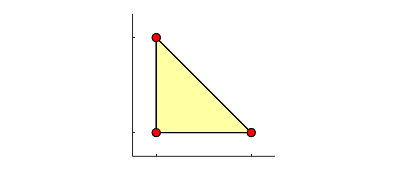

The MATLAB source for this figure:
clc; clear all; close all;
addpath('../');

add = .5;
lineWidth = 1.5;
faceAlpha = .2;
mrkSzBig = 20;
mrkSzSml = 10;
cut = 4;
addTxt = .25;
azel = [-30,-15];

fN = 7;

switch fN
    case 1
        xMax = 1.2; yMax = 1;
        G = cartGrid([1,1], [xMax, yMax]);
        G = computeGeometry(G);

        plotGrid(G, 'facealpha', faceAlpha)
        set(gcf, 'defaulttextinterpreter','latex');
        
        set(gca,'XTick',[0 xMax] );
        set(gca,'XTickLabel',{'', ''} )
        set(gca,'YTick',[0 yMax] );
        set(gca,'YTickLabel',{'', ''} )
        axis([-xMax*.2 xMax*1.2 -yMax*.2 yMax*1.2]) 
%         my_xticklabels([0,xMax], {'$-h_x$' '$h_x$'}, .0, -.07)
%         my_yticklabels([0,yMax], {'$-h_y$' '$h_y$'}, .04, -.1)
        axis equal
        
%         xlabel('$x$'); ylabel('$y$');
        
        ps = get(gcf, 'Position');
        ratio = (ps(4)-ps(2)) / (ps(3)-ps(1));
        paperWidth = 10;
        paperHeight = paperWidth*ratio - cut;
        set(gcf, 'paperunits', 'centimeters');
        set(gcf, 'papersize', [paperWidth paperHeight]);
        set(gcf, 'PaperPosition', [0    0   paperWidth paperHeight]);

        print(gcf, '-dpdf', '../../tex/thesis/fig/Example1.pdf');
        
    case 2
        xMax = 1.2; yMax = 1; zMax = 1.5;
        G = cartGrid([1,1,1], [xMax, yMax, zMax]);
        G = computeGeometry(G);

        plotGrid(G, 'facealpha', faceAlpha)
        set(gcf, 'defaulttextinterpreter','latex');
        
%         set(gca,'XTick',[0 xMax] );
%         set(gca,'XTickLabel',{'', ''} )
%         set(gca,'YTick',[0 yMax] );
%         set(gca,'YTickLabel',{'', ''} )
%         set(gca,'ZTick',[0 zMax] );
%         set(gca,'ZTickLabel',{'', ''} )
%         set(gca, 'FontName', 'Times-Roman', 'FontAngle', 'Oblique')
        axis equal
        axis([-xMax*.2 xMax*1.2 -yMax*.2 yMax*1.2 -zMax*.2 zMax*1.2]) 
        
%         xlabel('$x$'); ylabel('$y$'); zlabel('$z$');
        
        view(azel)
%         
%         ps = get(gcf, 'Position');
%         ratio = (ps(4)-ps(2)) / (ps(3)-ps(1));
%         paperWidth = 10;
%         paperHeight = paperWidth*ratio - cut;
%         set(gcf, 'paperunits', 'centimeters');
%         set(gcf, 'papersize', [paperWidth paperHeight]);
%         set(gcf, 'PaperPosition', [0    0   paperWidth paperHeight]);
% 
%         print(gcf, '-dpdf', '../../tex/thesis/fig/Example2.pdf');
        
    case 3
        
          
        P = [-1,-1; 1,-1; -1,1];
        G = triangleGrid(P);
        G = computeGeometry(G);
        plotGrid(G, 'facealpha', faceAlpha)
        set(gcf, 'defaulttextinterpreter','latex');
        
        set(gca,'XTick',[-1 1] );
        set(gca,'XTickLabel',{'',''});
        set(gca,'YTick',[-1 1] );
        set(gca,'YTickLabel', {'', ''});
        axis equal
        axis([-1.5, 1.5, -1.5, 1.5]) 
        
%         xlabel('$x$'); ylabel('$y$');
% 
        V = G.nodes.coords;
        hold on;
        plot(V(:,1), V(:,2), 'ok', 'MarkerFaceColor', 'r')
%         text(-1.2, -1.2, '$V_1$')
%         text(1.1,  -1.2, '$V_2$')
%         text(-1.2,  1.2, '$V_3$')
%         text(-1.3, 0, '$E_3$')
%         text(0, -1.2, '$E_1$')
%         text(.1, .1, '$E_2$')
        
                ps = get(gcf, 'Position');
        ratio = (ps(4)-ps(2)) / (ps(3)-ps(1));
        paperWidth = 10;
        paperHeight = paperWidth*ratio - cut;
        set(gcf, 'paperunits', 'centimeters');
        set(gcf, 'papersize', [paperWidth paperHeight]);
        set(gcf, 'PaperPosition', [0    0   paperWidth paperHeight]);

        %print(gcf, '-depsc2', '../../tex/thesis/fig/Kt.eps');
        print(gcf, '-dpdf', '../../tex/thesis/fig/Kt.pdf');
        
    case 4
        
        P = [-1, -1, -1; 1 -1 -1; 1 1 -1; -1 1 -1;
             -1, -1, 1 ; 1 -1  1; 1 1  1; -1 1  1];
         
        T = delaunay(P);
        G = tetrahedralGrid(P,T);
        G.nodes.coords(:,3) = -G.nodes.coords(:,3);
        G = mrstGridWithFullMappings(G);
        
        plotGrid(G,1, 'facealpha', faceAlpha)
        set(gcf, 'defaulttextinterpreter','latex');
        
        set(gca,'XTick',[-1 1] );
        set(gca, 'XTickLabels', {'', ''});
        set(gca,'YTick',[-1 1] );
        set(gca, 'YTickLabels', {'', ''});
        set(gca,'ZTick',[-1 1] );
        set(gca, 'ZTickLabels', {'', ''});
        axis equal
        axis([-1.5, 1.5, -1.5, 1.5 -1.5 1.5]) 
        
%         xlabel('$x$'); ylabel('$y$'); zlabel('$z$');
        
        hold on
        nodeNum = G.cells.nodePos(1):G.cells.nodePos(2)-1;
        nodes = G.cells.nodes(nodeNum);
        V = G.nodes.coords(nodes,:);
        plot3(V(:,1), V(:,2), V(:,3), 'ok', 'MarkerFaceColor', 'r')
%         text(-1.2, -1.2, 1.3,  '$V_1$')
%         text(1.2, -1.2, 1.2, '$V_2$')
%         text(-1.2, 1.2, 1.2, '$V_3$')
%         text(-1.2, -1.2, -1.2, '$V_4$')
%         text(-.2, -1.3, .9, '$E_1$')
%         text(.2, .2, 1.2,'$E_2$')
%         text(-1.3, -.2, .9, '$E_3$')
%         text(-1, -1.2, .1, '$E_4$')
%         text(.1, -1.2, -.2, '$E_5$')
%         text(-1.2, .2, -.2, '$E_6$')
        
        view(azel)
        
        ps = get(gcf, 'Position');
        ratio = (ps(4)-ps(2)) / (ps(3)-ps(1));
        paperWidth = 10;
        paperHeight = paperWidth*ratio - cut;
        set(gcf, 'paperunits', 'centimeters');
        set(gcf, 'papersize', [paperWidth paperHeight]);
        set(gcf, 'PaperPosition', [0    0   paperWidth paperHeight]);

        print(gcf, '-dpdf', '../../tex/thesis/fig/KT.pdf');
        
        
    case 5
        
        xMax = 2; yMax = 2;
        G = cartGrid([1,1], [xMax, yMax]);
        X = G.nodes.coords;
        X = bsxfun(@minus, X,[1,1]);
        G.nodes.coords = X;
        G = computeGeometry(G);
        plotGrid(G, 'facealpha', faceAlpha)
        set(gcf, 'defaulttextinterpreter', 'latex')
        
        set(gca,'XTick',[-1 1] );
        set(gca,'XTickLabel',{'',''} );
        set(gca,'YTickLabel',{'',''} );
        axis equal
        axis([-1.5, 1.5, -1.5, 1.5]) 
        
        %xlabel('$x$'); ylabel('$y$');

        V = G.nodes.coords;
        hold on;
        plot(V(:,1), V(:,2), 'ok', 'MarkerFaceColor', 'r')
%         text(-1.2, -1.2, '$V_1$')
%         text(1.1,  -1.2, '$V_2$')
%         text(1.1, 1.2, '$V_3$')
%         text(-1.2,  1.2, '$V_4$')
%         text(-1.3, 0, '$E_1$')
%         text(1.1, 0, '$E_2$')
%         text(0, -1.2, '$E_3$')
%         text(0, 1.2, '$E_4$')
        
                ps = get(gcf, 'Position');
        ratio = (ps(4)-ps(2)) / (ps(3)-ps(1));
        paperWidth = 10;
        paperHeight = paperWidth*ratio - cut;
        set(gcf, 'paperunits', 'centimeters');
        set(gcf, 'papersize', [paperWidth paperHeight]);
        set(gcf, 'PaperPosition', [0    0   paperWidth paperHeight]);

        print(gcf, '-dpdf', '../../tex/thesis/fig/Ks.pdf');
        
            
    case 6
        
        xMax = 2; yMax = 2; zMax = 2;
        G = cartGrid([1,1,1], [xMax, yMax, zMax]);
        X = G.nodes.coords;
        X = bsxfun(@minus, X,[1,1,1]);
        G.nodes.coords = X;
        G = computeGeometry(G);
        plotGrid(G, 'facealpha', faceAlpha)
        set(gcf, 'defaulttextinterpreter','latex');
        
        set(gca,'XTick',[-1 1] );
        set(gca,'XTickLabel',{'',''} );
        set(gca,'YTick',[-1 1] );
        set(gca,'YTickLabel',{'',''} );
        set(gca,'ZTick',[-1 1] );
        set(gca,'ZTickLabel',{'',''} );
        axis equal
        axis([-1.5, 1.5, -1.5, 1.5 -1.5 1.5]) 
        
%         xlabel('$x$'); ylabel('$y$'); zlabel('$z$');

        V = G.nodes.coords;
        hold on;
        plot3(V(:,1), V(:,2), V(:,3), 'ok', 'MarkerFaceColor', 'r')
%         text(-1.2,-1.2, 1.2, '$V_1$')
%         text( 1.1,-1.2, 1.2, '$V_2$')
%         text(  .8,  .8, 1.2, '$V_3$')
%         text(-1.3, 1.3, 1.2, '$V_4$')
%         text(- .8,- .8,-1.2, '$V_5$')
%         text( 1.1,-1.2,-1.2, '$V_6$')
%         text( 1.2, 1.2,-1.2, '$V_7$')
%         text(-1.3, 1.3,-1.2, '$V_8$')
%         text(   0,-1.1, 1.2, '$E_1$')
%         text(  .9,  .0, 1.2, '$E_2$')
%         text(   0, 1.0, 1.2, '$E_3$')
%         text(-1.2,   0, 1.2, '$E_4$')
%         text(- .9,- .9,  .0, '$E_5$')
%         text( 1.1,- .9,  .0, '$E_6$')
%         text( 1.1, 1.0,  .0, '$E_7$')
%         text(- .8, 1.1,  .0, '$E_8$')
%         text(   0,- .9,-1.2, '$E_{9}$')
%         text( 1.1,  .0,-1.2, '$E_{10}$')
%         text(   0, 1.1,-1.2, '$E_{11}$')
%         text(-1.0,   0,-1.2, '$E_{12}$')
        
        ps = get(gcf, 'Position');
        ratio = (ps(4)-ps(2)) / (ps(3)-ps(1));
        paperWidth = 10;
        paperHeight = paperWidth*ratio - cut;
        set(gcf, 'paperunits', 'centimeters');
        set(gcf, 'papersize', [paperWidth paperHeight]);
        set(gcf, 'PaperPosition', [0    0   paperWidth paperHeight]);

        print(gcf, '-dpdf', '../../tex/thesis/fig/KC.pdf');
        
    case 7
        
        xMax = 2; yMax = 2; zMax = 2;
        P = [-1,-1,-1;
              1,-1,-1;
             -1, 1,-1;
             -1,-1, 1;
              1,-1, 1;
             -1, 1, 1];
        
         ii = {[1,2,5,4], ...
               [2,3,6,5], ...
               [1,3,6,4], ...
               [1:3]    , ...
               [4:6]   };
         for i = 1:numel(ii)
            patch(P(ii{i},1), P(ii{i},2), P(ii{i},3), 'y', 'facealpha', .2);
         end

        set(gcf, 'defaulttextinterpreter','latex');
        
        set(gca,'XTick',[-1 1] );
        set(gca, 'XTickLabel', {'',''});
        set(gca,'YTick',[-1 1] );
        set(gca, 'YTickLabel', {'',''});
        set(gca,'ZTick',[-1 1] );
        set(gca, 'ZTickLabel', {'',''});
        axis equal
        axis([-1.5, 1.5, -1.5, 1.5 -1.5 1.5]) 
%    
%         xlabel('$x$'); ylabel('$y$'); zlabel('$z$');
%         
        hold on;
        plot3(P(:,1), P(:,2), P(:,3), 'ok', 'MarkerFaceColor', 'r')
%         text(-1.2,-1.2,-1.2, '$V_1$')
%         text( 1.1,-1.2,-1.2, '$V_2$')
%         text(-1.3, 1.3,-1.2, '$V_3$')
%         text(-0.9,-0.9, 1.2, '$V_4$')
%         text( 1.1,-1.2, 1.2, '$V_5$')
%         text(-1.3, 1.3, 1.2, '$V_6$')
%         text( 0.0,-1.1,-1.2, '$E_1$')
%         text( 0.2, 0.0,-0.9, '$E_2$')
%         text(-1.2, 0.0,-1.2, '$E_3$')
%         text(-1.2,-0.7, 0.2, '$E_4$')
%         text( 1.0,-1.1, 0.0, '$E_5$')
%         text(-1.3, 1.3, 0.0, '$E_6$')
%         text(-0.1,-1.0, 0.8, '$E_7$')
%         text( 0.2, 0.0, 1.1, '$E_8$')
%         text(-1.1, 0.0, 0.7, '$E_9$')
% 
        ps = get(gcf, 'Position');
        ratio = (ps(4)-ps(2)) / (ps(3)-ps(1));
        paperWidth = 10;
        paperHeight = paperWidth*ratio - cut;
        set(gcf, 'paperunits', 'centimeters');
        set(gcf, 'papersize', [paperWidth paperHeight]);
        set(gcf, 'PaperPosition', [0    0   paperWidth paperHeight]);

        print(gcf, '-dpdf', '../../tex/thesis/fig/KP.pdf');

        
end